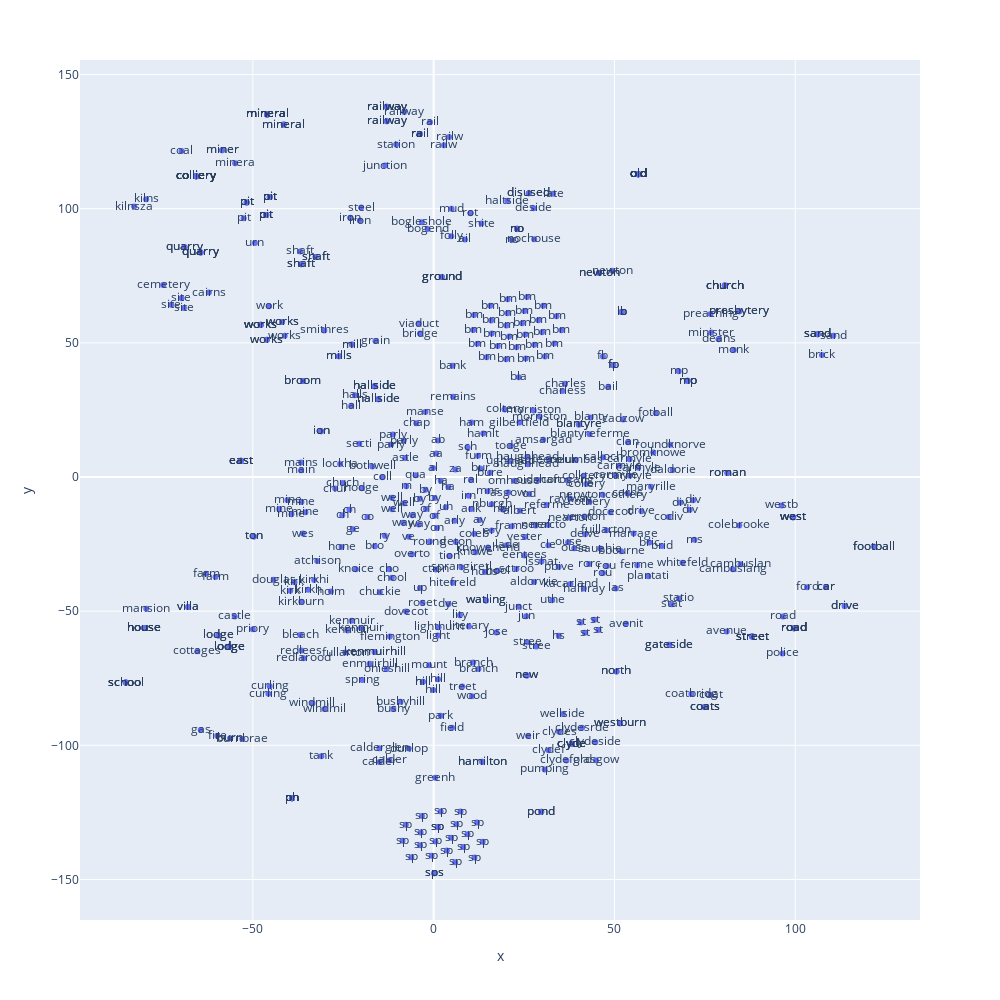

Notebook source saved alongside this figure:
### Code cell
# visualize only the text labels in 2D scatter plot
# i.e. remove all numbers
data_text = data[data.text.str.isalpha()]
fig = px.scatter(data_text, x="x", y="y", text='text', width=1000, height=1000,)
fig.show()

### Figure 1 — Plotly figure (JSON) as saved in the notebook; plotly's stock layout.template omitted (floating-point values rounded to 4 significant figures; data arrays with more than 128 entries replaced by an {"elided": "..."} marker saying what was removed)
{"data": [{"hovertemplate": "x=%{x}<br>y=%{y}<br>text=%{text}<extra></extra>", "legendgroup": "", "marker": {"color": "#636efa", "symbol": "circle"}, "mode": "markers+text", "name": "", "orientation": "v", "showlegend": false, "text": {"elided": "542 str values"}, "type": "scatter", "x": {"elided": "542 float values"}, "xaxis": "x", "y": {"elided": "542 float values"}, "yaxis": "y"}], "layout": {"height": 1000, "legend": {"tracegroupgap": 0}, "margin": {"t": 60}, "width": 1000, "xaxis": {"anchor": "y", "domain": [0, 1], "title": {"text": "x"}}, "yaxis": {"anchor": "x", "domain": [0, 1], "title": {"text": "y"}}}}
